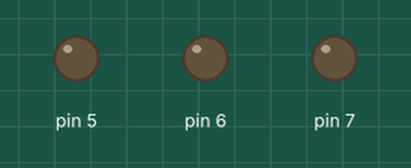
A sketch run on a simulated Arduino Uno, built with avr-gcc and run on an emulated ATmega328P. On the bench: output pins drawn as LEDs (lit = HIGH).

Above: at 0.1 s.
At 0.5 s:
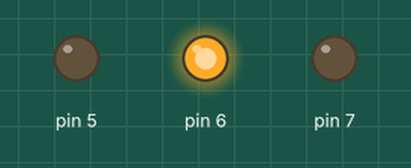
At 0.9 s:
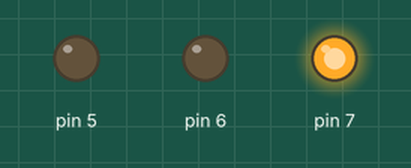
At 1.5 s:
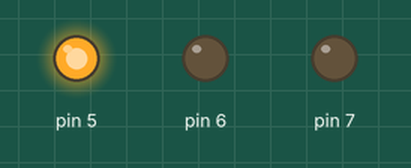
At 1.9 s:
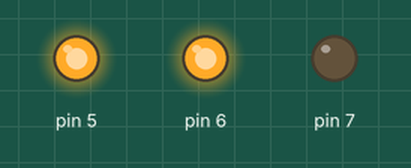
At 2.3 s:
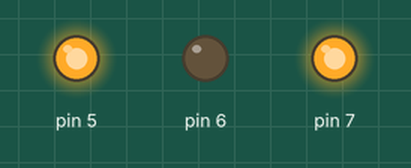
Timing chart, 0 to 3.1 s (numbered marks = the images above):
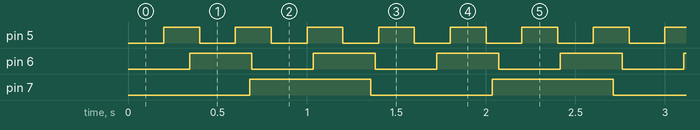

The sketch:

HW10-3leds.ino
```cpp
void setup() {
  pinMode(5, OUTPUT);
  pinMode(6, OUTPUT);
  pinMode(7, OUTPUT);
}

void loop() {
  int p5v = (millis() / 200) % 2;
  int p6v = (millis() / 345) % 2;
  int p7v = (millis() / 678) % 2;

  digitalWrite(5, p5v);
  digitalWrite(6, p6v);
  digitalWrite(7, p7v);
}
```

Measured:
- by itself, pin 5: alternates HIGH for 0.20 s and LOW for 0.20 s
- by itself, pin 6: alternates HIGH for 0.35 s and LOW for 0.35 s
- by itself, pin 7: alternates HIGH for 0.68 s and LOW for 0.68 s
